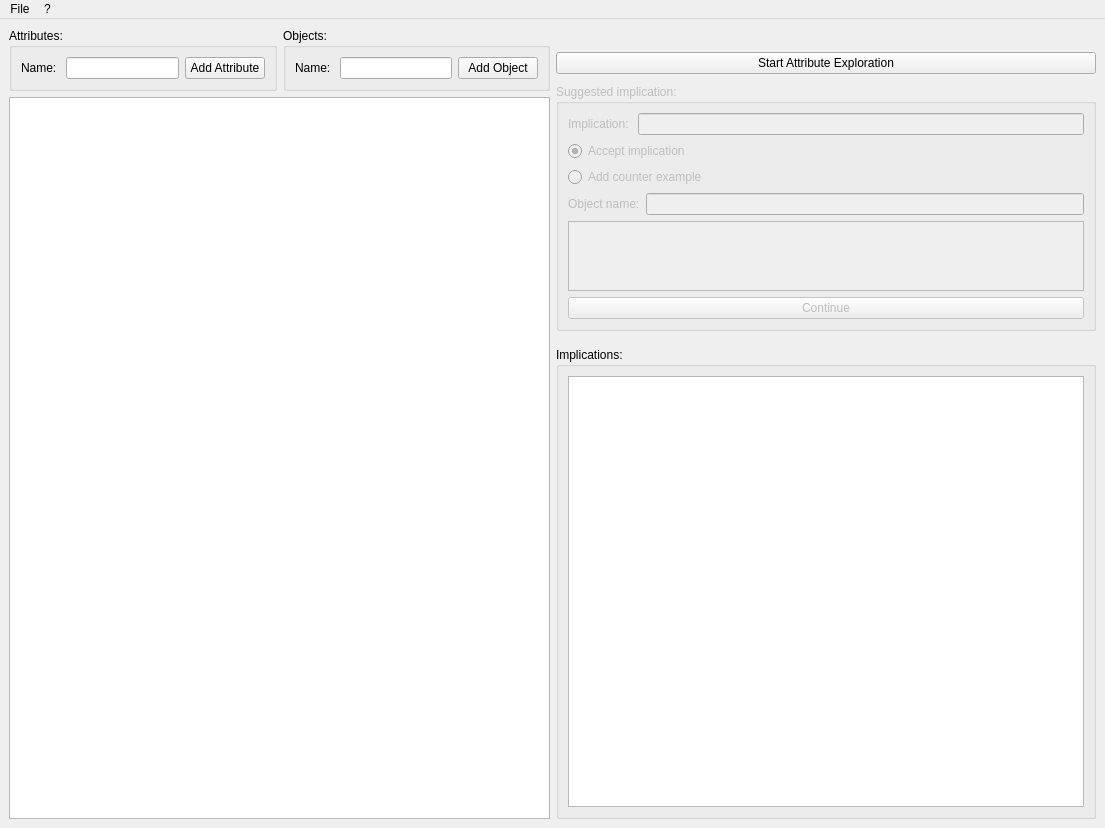
<?xml version="1.0" encoding="UTF-8"?>
<ui version="4.0">
 <class>MainWindow</class>
 <widget class="QMainWindow" name="MainWindow">
  <property name="geometry">
   <rect>
    <x>0</x>
    <y>0</y>
    <width>1105</width>
    <height>828</height>
   </rect>
  </property>
  <property name="windowTitle">
   <string>Attribute Exploration</string>
  </property>
  <widget class="QWidget" name="centralwidget">
   <layout class="QHBoxLayout" name="horizontalLayout_3" stretch="1,1">
    <item>
     <widget class="QWidget" name="inputWidget" native="true">
      <layout class="QGridLayout" name="gridLayout" columnstretch="1,1">
       <property name="leftMargin">
        <number>0</number>
       </property>
       <property name="topMargin">
        <number>0</number>
       </property>
       <property name="rightMargin">
        <number>0</number>
       </property>
       <property name="bottomMargin">
        <number>0</number>
       </property>
       <item row="0" column="0">
        <widget class="QGroupBox" name="groupBox">
         <property name="title">
          <string>Attributes:</string>
         </property>
         <layout class="QHBoxLayout" name="horizontalLayout" stretch="1,4,2">
          <item>
           <widget class="QLabel" name="label">
            <property name="text">
             <string>Name: </string>
            </property>
           </widget>
          </item>
          <item>
           <widget class="QLineEdit" name="attributeLineEdit"/>
          </item>
          <item>
           <widget class="QPushButton" name="addAttributeButton">
            <property name="text">
             <string>Add Attribute</string>
            </property>
           </widget>
          </item>
         </layout>
        </widget>
       </item>
       <item row="1" column="0" colspan="2">
        <widget class="CrossTable" name="tableWidget"/>
       </item>
       <item row="0" column="1">
        <widget class="QGroupBox" name="groupBox_2">
         <property name="title">
          <string>Objects:</string>
         </property>
         <layout class="QHBoxLayout" name="horizontalLayout_2" stretch="1,4,2">
          <item>
           <widget class="QLabel" name="label_2">
            <property name="text">
             <string>Name: </string>
            </property>
           </widget>
          </item>
          <item>
           <widget class="QLineEdit" name="objectLineEdit"/>
          </item>
          <item>
           <widget class="QPushButton" name="addObjectButton">
            <property name="text">
             <string>Add Object</string>
            </property>
           </widget>
          </item>
         </layout>
        </widget>
       </item>
      </layout>
     </widget>
    </item>
    <item>
     <widget class="QWidget" name="implicationWidget" native="true">
      <layout class="QVBoxLayout" name="verticalLayout" stretch="0,1,0,2">
       <property name="leftMargin">
        <number>0</number>
       </property>
       <property name="topMargin">
        <number>0</number>
       </property>
       <property name="rightMargin">
        <number>0</number>
       </property>
       <property name="bottomMargin">
        <number>0</number>
       </property>
       <item>
        <widget class="QWidget" name="widget" native="true">
         <property name="minimumSize">
          <size>
           <width>0</width>
           <height>50</height>
          </size>
         </property>
         <property name="maximumSize">
          <size>
           <width>16777215</width>
           <height>50</height>
          </size>
         </property>
         <layout class="QHBoxLayout" name="horizontalLayout_6">
          <property name="leftMargin">
           <number>0</number>
          </property>
          <property name="topMargin">
           <number>20</number>
          </property>
          <property name="rightMargin">
           <number>0</number>
          </property>
          <property name="bottomMargin">
           <number>0</number>
          </property>
          <item>
           <widget class="QPushButton" name="startExplorationButton">
            <property name="text">
             <string>Start Attribute Exploration</string>
            </property>
           </widget>
          </item>
         </layout>
        </widget>
       </item>
       <item>
        <widget class="QGroupBox" name="suggestedImplicationGroupBox">
         <property name="enabled">
          <bool>false</bool>
         </property>
         <property name="title">
          <string>Suggested implication:</string>
         </property>
         <property name="checkable">
          <bool>false</bool>
         </property>
         <layout class="QGridLayout" name="gridLayout_2">
          <item row="3" column="0">
           <widget class="QLabel" name="label_4">
            <property name="enabled">
             <bool>false</bool>
            </property>
            <property name="text">
             <string>Object name:</string>
            </property>
           </widget>
          </item>
          <item row="3" column="1">
           <widget class="QLineEdit" name="counterExampleLineEdit">
            <property name="enabled">
             <bool>false</bool>
            </property>
           </widget>
          </item>
          <item row="4" column="0" colspan="2">
           <widget class="CrossTable" name="counterExampleTable">
            <property name="enabled">
             <bool>false</bool>
            </property>
            <property name="minimumSize">
             <size>
              <width>0</width>
              <height>70</height>
             </size>
            </property>
            <property name="maximumSize">
             <size>
              <width>16777215</width>
              <height>70</height>
             </size>
            </property>
            <property name="rowCount">
             <number>0</number>
            </property>
           </widget>
          </item>
          <item row="0" column="0" colspan="2">
           <layout class="QHBoxLayout" name="horizontalLayout_5">
            <item>
             <widget class="QLabel" name="label_3">
              <property name="text">
               <string>Implication: </string>
              </property>
             </widget>
            </item>
            <item>
             <widget class="QLineEdit" name="implicationLineEdit">
              <property name="readOnly">
               <bool>true</bool>
              </property>
             </widget>
            </item>
           </layout>
          </item>
          <item row="5" column="0" colspan="2">
           <widget class="QPushButton" name="nextImplication">
            <property name="text">
             <string>Continue</string>
            </property>
           </widget>
          </item>
          <item row="2" column="0" colspan="2">
           <widget class="QRadioButton" name="counterExampleRadioButton">
            <property name="text">
             <string>Add counter example</string>
            </property>
           </widget>
          </item>
          <item row="1" column="0" colspan="2">
           <widget class="QRadioButton" name="acceptRadioButton">
            <property name="text">
             <string>Accept implication</string>
            </property>
            <property name="checked">
             <bool>true</bool>
            </property>
           </widget>
          </item>
         </layout>
        </widget>
       </item>
       <item>
        <spacer name="verticalSpacer_3">
         <property name="orientation">
          <enum>Qt::Vertical</enum>
         </property>
         <property name="sizeHint" stdset="0">
          <size>
           <width>20</width>
           <height>10</height>
          </size>
         </property>
        </spacer>
       </item>
       <item>
        <widget class="QGroupBox" name="groupBox_3">
         <property name="title">
          <string>Implications:</string>
         </property>
         <layout class="QHBoxLayout" name="horizontalLayout_4">
          <item>
           <widget class="QTextEdit" name="implicationTextEdit">
            <property name="readOnly">
             <bool>true</bool>
            </property>
           </widget>
          </item>
         </layout>
        </widget>
       </item>
      </layout>
     </widget>
    </item>
   </layout>
  </widget>
  <widget class="QMenuBar" name="menubar">
   <property name="geometry">
    <rect>
     <x>0</x>
     <y>0</y>
     <width>1105</width>
     <height>21</height>
    </rect>
   </property>
   <widget class="QMenu" name="menuFile">
    <property name="title">
     <string>File</string>
    </property>
    <addaction name="actionNew"/>
    <addaction name="actionLoad"/>
    <addaction name="actionSave"/>
   </widget>
   <widget class="QMenu" name="menu">
    <property name="title">
     <string>?</string>
    </property>
   </widget>
   <addaction name="menuFile"/>
   <addaction name="menu"/>
  </widget>
  <action name="actionLoad">
   <property name="text">
    <string>Load</string>
   </property>
  </action>
  <action name="actionSave">
   <property name="text">
    <string>Save</string>
   </property>
  </action>
  <action name="actionNew">
   <property name="text">
    <string>New</string>
   </property>
  </action>
 </widget>
 <customwidgets>
  <customwidget>
   <class>CrossTable</class>
   <extends>QTableWidget</extends>
   <header>crossTable</header>
  </customwidget>
 </customwidgets>
 <resources/>
 <connections>
  <connection>
   <sender>acceptRadioButton</sender>
   <signal>toggled(bool)</signal>
   <receiver>label_4</receiver>
   <slot>setDisabled(bool)</slot>
   <hints>
    <hint type="sourcelabel">
     <x>600</x>
     <y>153</y>
    </hint>
    <hint type="destinationlabel">
     <x>602</x>
     <y>197</y>
    </hint>
   </hints>
  </connection>
  <connection>
   <sender>acceptRadioButton</sender>
   <signal>toggled(bool)</signal>
   <receiver>counterExampleLineEdit</receiver>
   <slot>setDisabled(bool)</slot>
   <hints>
    <hint type="sourcelabel">
     <x>655</x>
     <y>155</y>
    </hint>
    <hint type="destinationlabel">
     <x>679</x>
     <y>197</y>
    </hint>
   </hints>
  </connection>
  <connection>
   <sender>acceptRadioButton</sender>
   <signal>toggled(bool)</signal>
   <receiver>counterExampleTable</receiver>
   <slot>setDisabled(bool)</slot>
   <hints>
    <hint type="sourcelabel">
     <x>625</x>
     <y>155</y>
    </hint>
    <hint type="destinationlabel">
     <x>655</x>
     <y>270</y>
    </hint>
   </hints>
  </connection>
 </connections>
</ui>
